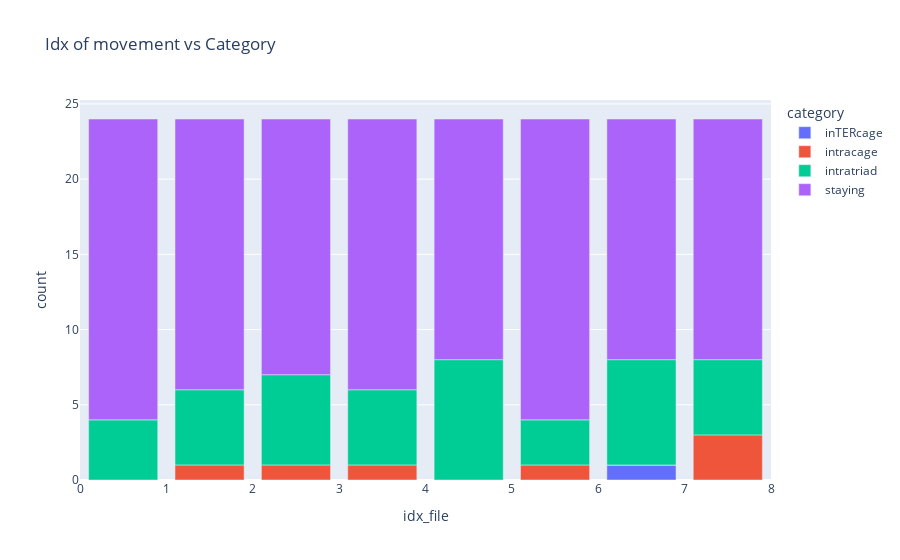

The code cell stored with this chart in its notebook:
### Code cell
if proceed_NEB == "True":
    df = Movement.TupleCage.get_and_plot_df_movement_category_counted(df_movement)
    print(df.sum())

### Figure 1 — Plotly figure (JSON) as saved in the notebook; plotly's stock layout.template omitted (floating-point values rounded to 4 significant figures)
{"data": [{"alignmentgroup": "True", "hovertemplate": "category=inTERcage<br>idx_file=%{x}<br>count=%{y}<extra></extra>", "legendgroup": "inTERcage", "marker": {"color": "#636efa", "pattern": {"shape": ""}}, "name": "inTERcage", "offsetgroup": "inTERcage", "orientation": "v", "showlegend": true, "textposition": "auto", "type": "bar", "x": [0.5, 1.5, 2.5, 3.5, 4.5, 5.5, 6.5, 7.5], "xaxis": "x", "y": [0, 0, 0, 0, 0, 0, 1, 0], "yaxis": "y"}, {"alignmentgroup": "True", "hovertemplate": "category=intracage<br>idx_file=%{x}<br>count=%{y}<extra></extra>", "legendgroup": "intracage", "marker": {"color": "#EF553B", "pattern": {"shape": ""}}, "name": "intracage", "offsetgroup": "intracage", "orientation": "v", "showlegend": true, "textposition": "auto", "type": "bar", "x": [0.5, 1.5, 2.5, 3.5, 4.5, 5.5, 6.5, 7.5], "xaxis": "x", "y": [0, 1, 1, 1, 0, 1, 0, 3], "yaxis": "y"}, {"alignmentgroup": "True", "hovertemplate": "category=intratriad<br>idx_file=%{x}<br>count=%{y}<extra></extra>", "legendgroup": "intratriad", "marker": {"color": "#00cc96", "pattern": {"shape": ""}}, "name": "intratriad", "offsetgroup": "intratriad", "orientation": "v", "showlegend": true, "textposition": "auto", "type": "bar", "x": [0.5, 1.5, 2.5, 3.5, 4.5, 5.5, 6.5, 7.5], "xaxis": "x", "y": [4, 5, 6, 5, 8, 3, 7, 5], "yaxis": "y"}, {"alignmentgroup": "True", "hovertemplate": "category=staying<br>idx_file=%{x}<br>count=%{y}<extra></extra>", "legendgroup": "staying", "marker": {"color": "#ab63fa", "pattern": {"shape": ""}}, "name": "staying", "offsetgroup": "staying", "orientation": "v", "showlegend": true, "textposition": "auto", "type": "bar", "x": [0.5, 1.5, 2.5, 3.5, 4.5, 5.5, 6.5, 7.5], "xaxis": "x", "y": [20, 18, 17, 18, 16, 20, 16, 16], "yaxis": "y"}], "layout": {"barmode": "relative", "legend": {"title": {"text": "category"}, "tracegroupgap": 0}, "title": {"text": "Idx of movement vs Category"}, "xaxis": {"anchor": "y", "domain": [0, 1], "title": {"text": "idx_file"}}, "yaxis": {"anchor": "x", "domain": [0, 1], "title": {"text": "count"}}}}
